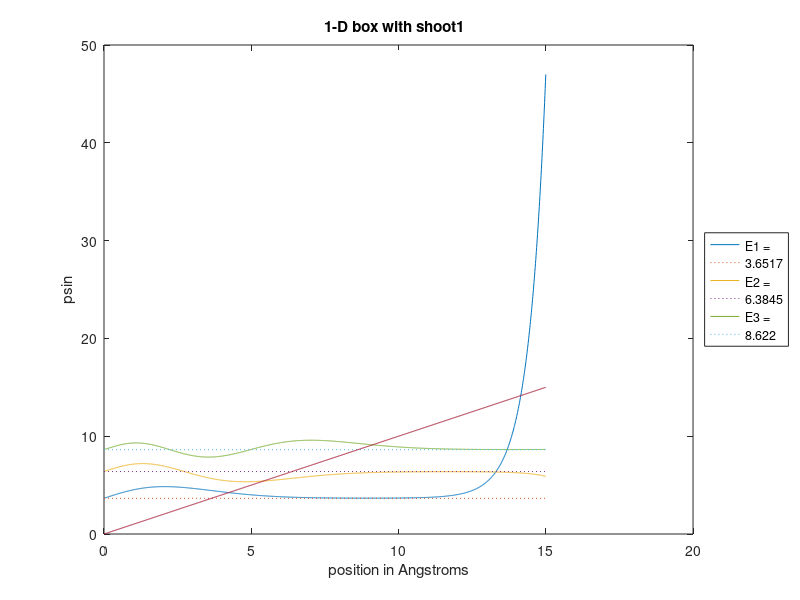

Write the MATLAB code that produced this figure.
% ----------------------------------------------------
% Implements the shooting method to solve the TISE
% for a particle moving in a 1-D box with V(x) = 0 
% inside domain [0,L] and V(x) infinite elsewhere.
% Atomic units are used.
% Length unit = 1 Angstrom 10^(-10) m
% Mass unit = 1 me (9.1094 x 10^(-31) kg)
% Energy unit = 1 eV (1.6022 x 10^(-19) J)
% In these units the TISE takes the form
% d2u/dx^2 = A*m*(V(x) - E)*u
% Boundary conditions at x = 0 are u = 0, du/dx = 1
% The TISE is written as two 1st order ODE's
% It is integrated using the Matlab solver ode45
% Anonymous function 'rhs' defines the 1sr order DE's
% The unnormalized wavefunction is plotted.
% The trial eigenvalue is set in script
%-----------------------------------------------------
% initial conditions and x range
y0 = [0 1];
xmax = 15;
dx = 0.01;
x = 0:dx:xmax;
% equation parameters
A = 0.26246;
m = 1;
alpha = 1;
V = alpha*x;
% trial energy eigenvalue for n=1
E_value = 3.651677;
% 1st order representation of the TISE
rhs = @(x,y) [y(2); A*m*(alpha*x - E_value).*y(1)];
% call DE solver
[x,y] = ode45(rhs,x,y0);
% normalize solution for u
s = sum(y(:,1).^2);
total = s*dx;
u = y(:,1)/total;
% plot wave function
plot(x,y(:,1) + E_value);
hold on;
%plot energy level n=1
E_value1=E_value;
x1=[0 xmax];e1=[E_value1 E_value1];
plot(x1,e1,':');
hold on;
% trial energy eigenvalue for n=2
E_value = 6.38455;
% 1st order representation of the TISE
rhs = @(x,y) [y(2); A*m*(alpha*x - E_value).*y(1)];
% call DE solver
[x,y] = ode45(rhs,x,y0);
% normalize solution for u
s = sum(y(:,1).^2);
total = s*dx;
u = y(:,1)/total;
% plot wave function
plot(x,y(:,1) + E_value);
hold on;
%plot energy level n=2
E_value2=E_value;
x1=[0 xmax];e1=[E_value2 E_value2];
plot(x1,e1,':');
hold on;
% trial energy eigenvalue for n=3
E_value = 8.622;
% 1st order representation of the TISE
rhs = @(x,y) [y(2); A*m*(alpha*x - E_value).*y(1)];
% call DE solver
[x,y] = ode45(rhs,x,y0);
% normalize solution for u
s = sum(y(:,1).^2);
total = s*dx;
u = y(:,1)/total;
% plot wave function
plot(x,y(:,1) + E_value);
hold on;
%plot energy level n=3
E_value3=E_value;
x3=[0 xmax];e3=[E_value3 E_value3];
plot(x3,e3,':');
hold on;
plot(x,V);
hold on;
%plot labelling
xlabel('position in Angstroms');
ylabel('psin');
ttl=['1-D box with shoot1  ']%,...
    %'E1 = ',num2str(E_value1)];
title(ttl);
legend('E1 = ',num2str(E_value1),'E2 = ',num2str(E_value2),'E3 = ',num2str(E_value3),'location','eastoutside')